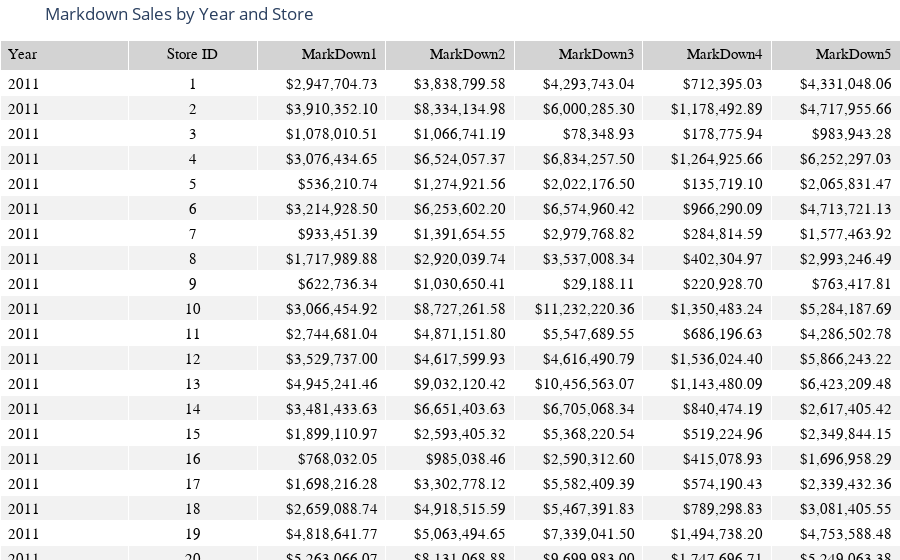

The notebook cell saved with this chart:
### Code cell
# Use the data from the previous cell to generate the table

# Gather the header values
column_map = {
    'year': 'Year',
    'store_id': 'Store ID',
    'markdown1': 'MarkDown1',
    'markdown2': 'MarkDown2',
    'markdown3': 'MarkDown3',
    'markdown4': 'MarkDown4',
    'markdown5': 'MarkDown5'
}

formatted_headers = [column_map[col] for col in summary_data.columns]

# Prepare zebra striping for the summary table
# Alternate row colors: white for even, light gray for odd.
# We build color lists for each column, with the last row (the total row) as white.
fill_colors = [
    ['white' if i % 2 == 0 else '#f2f2f2' for i in range(len(summary_data) - 1)] + ['white']
    for _ in range(3)
]

# Overwrite the fill color of the final row (the Total row) to a distinct color for emphasis
for i in range(len(fill_colors)):
    fill_colors[i][-1] = 'lavender'

# Now add a bold tag to the total row.  Loop through each column in the last row
# and surround it with the <b></b> tags. Don't be confused by the statement:
# df_weekly_sales.iloc[-1][col]
# This is chaining 2 statements together to fetch the last row first (as a series), then
# fetching the label-based element associated with the variable "col" to get the specific
# element.
for col in summary_data.columns:
    summary_data.loc[len(summary_data)-1, col] = f"<b>{summary_data.iloc[-1][col]}</b>"

# Gather the cell values for the summary data
cell_values = [summary_data[col] for col in summary_data.columns]

# Configure the table using Plotly.  We can't just feed the dataframe
# directly to have the table produced since the required format differs
# slightly from our dataframe layout
fig = go.Figure(data=[
    go.Table(
        header=dict(
            values=formatted_headers,
            fill_color='lightgrey',
            align = ['left','center','right','right','right','right','right'],
            font=dict(size=15, color='black', family='Helvetica'),
            height=30
        ),
        cells=dict(
            values = cell_values,
            fill_color = fill_colors,
            align = ['left','center','right','right','right','right','right'],
            font = dict(size=15, color='black', family='Helvetica'),
            height = 25
        )
    )       
])

fig.update_layout(
    title="Markdown Sales by Year and Store",
    margin=dict(l=0, r=0, t=40, b=0)
)

fig.show()

### Figure 1 — Plotly figure (JSON) as saved in the notebook; plotly's stock layout.template omitted (floating-point values rounded to 4 significant figures; data arrays with more than 128 entries replaced by an {"elided": "..."} marker saying what was removed)
{"data": [{"cells": {"align": ["left", "center", "right", "right", "right", "right", "right"], "fill": {"color": {"elided": "3x86 str values"}}, "font": {"color": "black", "family": "Helvetica", "size": 15}, "height": 25, "values": {"elided": "7x86 str values"}}, "header": {"align": ["left", "center", "right", "right", "right", "right", "right"], "fill": {"color": "lightgrey"}, "font": {"color": "black", "family": "Helvetica", "size": 15}, "height": 30, "values": ["Year", "Store ID", "MarkDown1", "MarkDown2", "MarkDown3", "MarkDown4", "MarkDown5"]}, "type": "table"}], "layout": {"margin": {"b": 0, "l": 0, "r": 0, "t": 40}, "title": {"text": "Markdown Sales by Year and Store"}}}
